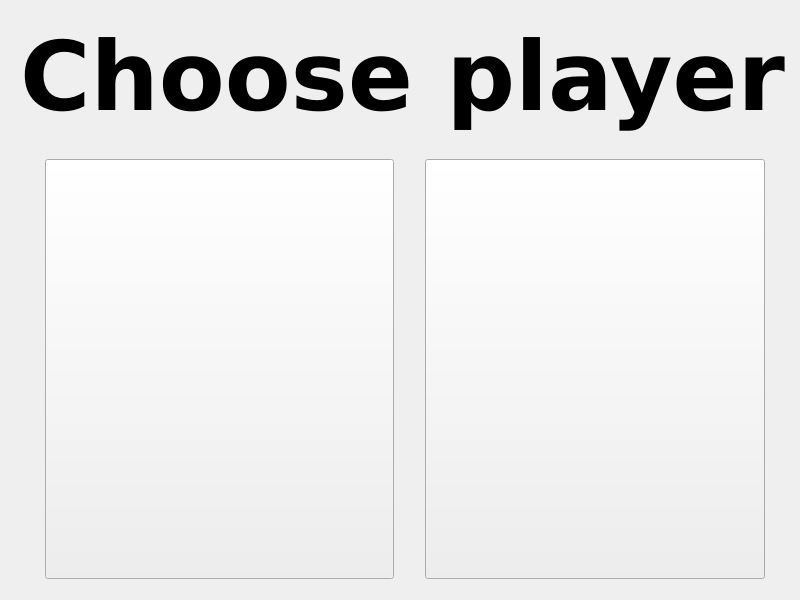
<?xml version="1.0" encoding="UTF-8"?>
<ui version="4.0">
 <class>ChooseWindow</class>
 <widget class="QMainWindow" name="ChooseWindow">
  <property name="geometry">
   <rect>
    <x>0</x>
    <y>0</y>
    <width>800</width>
    <height>600</height>
   </rect>
  </property>
  <property name="sizePolicy">
   <sizepolicy hsizetype="Fixed" vsizetype="Fixed">
    <horstretch>0</horstretch>
    <verstretch>0</verstretch>
   </sizepolicy>
  </property>
  <property name="minimumSize">
   <size>
    <width>200</width>
    <height>600</height>
   </size>
  </property>
  <property name="maximumSize">
   <size>
    <width>800</width>
    <height>600</height>
   </size>
  </property>
  <property name="baseSize">
   <size>
    <width>800</width>
    <height>600</height>
   </size>
  </property>
  <property name="mouseTracking">
   <bool>false</bool>
  </property>
  <property name="windowTitle">
   <string>MainWindow</string>
  </property>
  <widget class="QWidget" name="centralwidget">
   <widget class="QWidget" name="verticalLayoutWidget">
    <property name="geometry">
     <rect>
      <x>0</x>
      <y>0</y>
      <width>821</width>
      <height>601</height>
     </rect>
    </property>
    <layout class="QVBoxLayout" name="verticalLayout">
     <property name="leftMargin">
      <number>20</number>
     </property>
     <item>
      <widget class="QLabel" name="label">
       <property name="sizePolicy">
        <sizepolicy hsizetype="Fixed" vsizetype="Fixed">
         <horstretch>0</horstretch>
         <verstretch>0</verstretch>
        </sizepolicy>
       </property>
       <property name="minimumSize">
        <size>
         <width>800</width>
         <height>0</height>
        </size>
       </property>
       <property name="font">
        <font>
         <family>Verdana</family>
         <pointsize>72</pointsize>
         <weight>75</weight>
         <bold>true</bold>
        </font>
       </property>
       <property name="text">
        <string>Choose player</string>
       </property>
      </widget>
     </item>
     <item>
      <layout class="QHBoxLayout" name="horizontalLayout">
       <property name="rightMargin">
        <number>30</number>
       </property>
       <item>
        <widget class="QPushButton" name="hackButton">
         <property name="sizePolicy">
          <sizepolicy hsizetype="Fixed" vsizetype="Fixed">
           <horstretch>0</horstretch>
           <verstretch>0</verstretch>
          </sizepolicy>
         </property>
         <property name="minimumSize">
          <size>
           <width>340</width>
           <height>420</height>
          </size>
         </property>
         <property name="maximumSize">
          <size>
           <width>349</width>
           <height>420</height>
          </size>
         </property>
         <property name="baseSize">
          <size>
           <width>350</width>
           <height>420</height>
          </size>
         </property>
         <property name="text">
          <string/>
         </property>
        </widget>
       </item>
       <item>
        <widget class="QPushButton" name="slashButton">
         <property name="sizePolicy">
          <sizepolicy hsizetype="Fixed" vsizetype="Fixed">
           <horstretch>0</horstretch>
           <verstretch>0</verstretch>
          </sizepolicy>
         </property>
         <property name="minimumSize">
          <size>
           <width>340</width>
           <height>420</height>
          </size>
         </property>
         <property name="maximumSize">
          <size>
           <width>340</width>
           <height>420</height>
          </size>
         </property>
         <property name="text">
          <string/>
         </property>
        </widget>
       </item>
      </layout>
     </item>
    </layout>
   </widget>
  </widget>
 </widget>
 <resources/>
 <connections/>
</ui>
